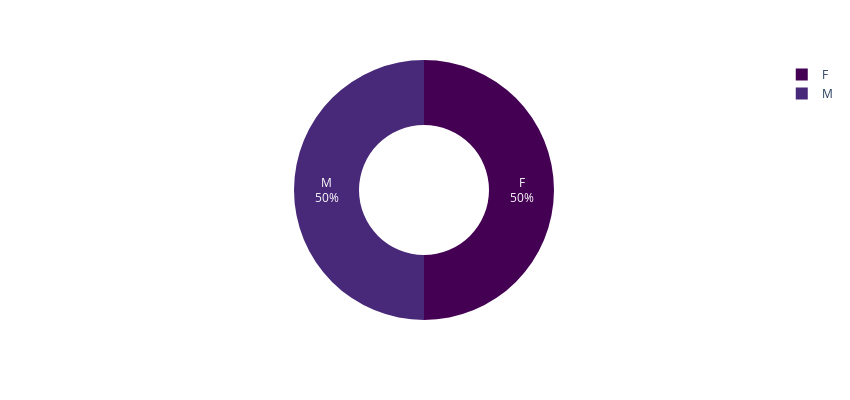

Notebook code for this chart:
### Markdown cell above
Low and medium importance products have high order volume and large number of late deliveries, where as highest priority products have fewer late delays leads to better priority handling.

### Code cell
genders = object_columns['Gender'].value_counts().reset_index()
genders.columns = ['Gender','value_counts']
fig = px.pie(genders, names = 'Gender', color_discrete_sequence = px.colors.sequential.Viridis, width = 850, height = 400, hole = 0.5)
fig.update_traces(textinfo = 'percent+label')

### Figure 1 — Plotly figure (JSON) as saved in the notebook; plotly's stock layout.template omitted (floating-point values rounded to 4 significant figures)
{"data": [{"domain": {"x": [0, 1], "y": [0, 1]}, "hole": 0.5, "hovertemplate": "Gender=%{label}<extra></extra>", "labels": ["F", "M"], "legendgroup": "", "name": "", "showlegend": true, "textinfo": "percent+label", "type": "pie"}], "layout": {"height": 400, "legend": {"tracegroupgap": 0}, "margin": {"t": 60}, "piecolorway": ["#440154", "#482878", "#3e4989", "#31688e", "#26828e", "#1f9e89", "#35b779", "#6ece58", "#b5de2b", "#fde725"], "width": 850}}
